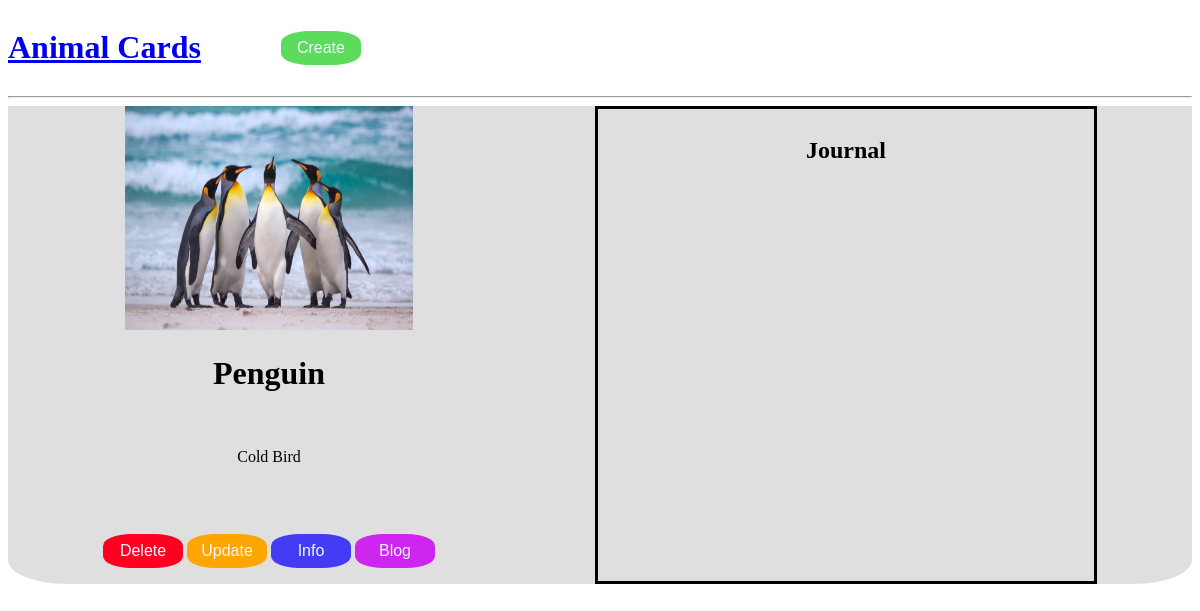
Before: /3 with the older database file.
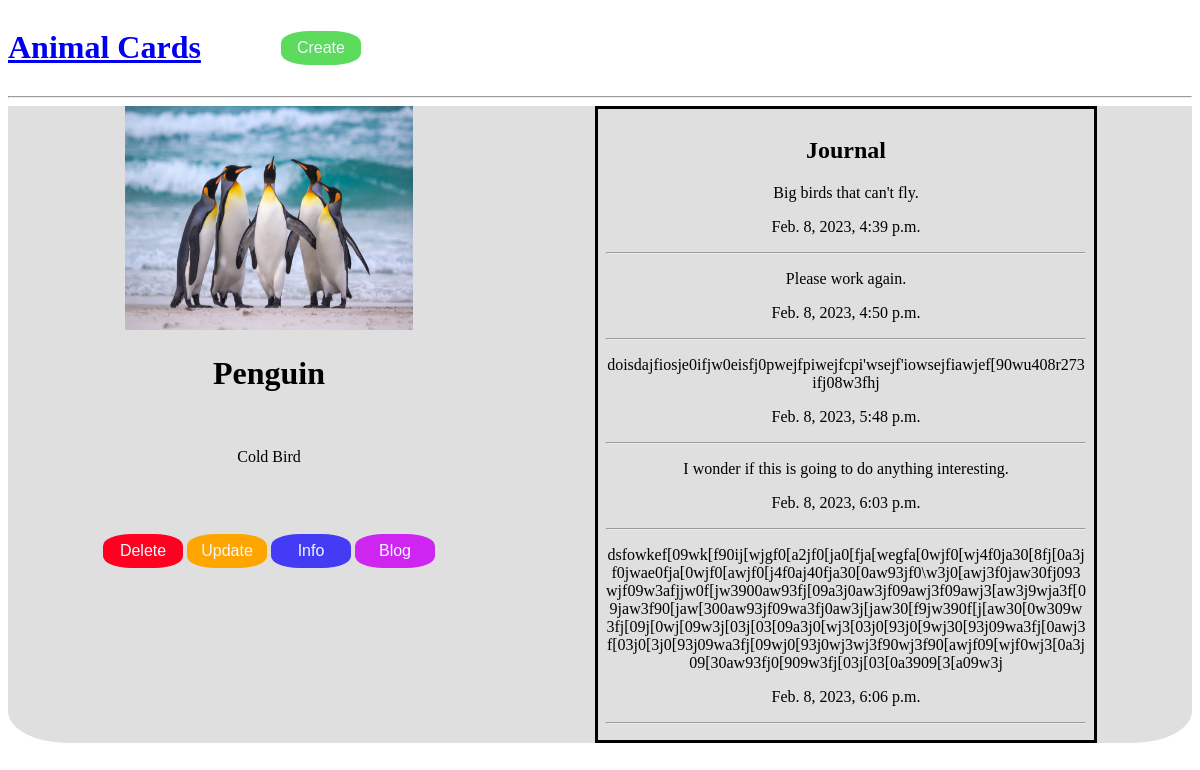
After: the same page with the newer database file.
### cards/models.py (models this page shows, shortened)
class Card(models.Model):
    picture = models.ImageField(upload_to='images/')
    name = models.CharField(max_length=200)
    description = models.TextField(blank=True, max_length=500)

class Blog(models.Model):
    text = models.TextField(max_length=750)
    pub_date = models.DateTimeField(auto_now_add=True)
    card = models.ForeignKey(Card, on_delete=models.CASCADE)

### cards/views.py (the view)
# urls.py: path('<int:id>', views.detail_view, name='detail_view'),
def detail_view(request, id):
    card = get_object_or_404(Card, id=id)
    blogs = Blog.objects.filter(card = card)
    context = {
        'card': card,
        'blogs': blogs,
    }
    return render(request, 'cards/detail_view.html', context)

### cards/templates/cards/detail_view.html
{% extends 'index.html' %}
{% block content %}
    <div class="card-info" id="card-details">
        <div class="main-info">
            <img src="{{ card.picture.url }}" alt="{{ card.name }}"> <br/>
            <h1>{{ card.name }}</h1> <br/>
            <p>{{ card.description }}</p> <br/>
            <p>{{ card.pub_date }}</p> <br/>
            <div class="card-buttons">
                <a href="{% url 'delete_view' card.id %}"><button type="submit" class="delete-button">Delete</button></a>
                <a href="{% url 'update_view' card.id %}"><button type="submit" class="update-button">Update</button></a>
                <a href="{% url 'detail_view' card.id %}"><button type="submit" class="info-button">Info</button></a>
                <a href="{% url 'create_blog' card.id %}"><button type="submit" class="blog-button">Blog</button></a>
            </div>
        </div>
            <div class="blog">
                <h2>Journal</h2>
                {% for blog in blogs %}
                <div id="blog-info">
                    <p>{{ blog.text }}</p>
                    <p>{{ blog.pub_date }}</p>
                    <hr />
                </div>
                {% endfor %}
            </div>
    </div>
{% endblock %}

### cards/templates/index.html (shortened to what this page needs)
{% load static %}
<!DOCTYPE html>
<html lang="en">
<head>
    <link rel="stylesheet" href="{% static 'cards/main.css' %}">
</head>
<body>
    <div id="navbar">
        <a href="{% url 'list_view' %}"><h1 id="title">Animal Cards</h1></a>
        <a href="{% url 'create_view' %}"><button type="submit" class="create-button">Create</button></a>
    </div>
    <hr />
    {% block content %}
    {% endblock %}
</body>
</html>

### cards/static/cards/main.css (style rules this page uses)
img { width: 18rem; height: 14rem; }
.card-info { flex-direction: row; background-color: rgba(192, 192, 192, 0.5); border-radius: 0% 0% 5% 5%; text-align: center; width: 18rem; }
.card-buttons { padding-bottom: 1em; }
#card-details { display: flex; justify-content: center; flex-direction: row; background-color: rgba(192, 192, 192, 0.5); gap: 10em; width: 100%; }
#navbar { display: flex; text-align: center; gap: 5em; align-items: center; }
.blog { width: 30rem; text-align: center; border: 0.2em solid black; padding: 0.5em; overflow-wrap: break-word; }
#blog-info { margin: 0; }
.create-button { border-radius: 35%; border: none; color:aliceblue; background-color: #5cdb5c; font-size: 1em; padding: 0.5em; width: 5em; }
.delete-button { border-radius: 35%; border: none; color:aliceblue; background-color: #ff0021; font-size: 1em; padding: 0.5em; width: 5em; }
.update-button { border-radius: 35%; border: none; color:aliceblue; background-color: #ffa500; font-size: 1em; padding: 0.5em; width: 5em; }
.info-button { border-radius: 35%; border: none; color:aliceblue; background-color: #443cf4; font-size: 1em; padding: 0.5em; width: 5em; }
.blog-button { border-radius: 35%; border: none; color:aliceblue; background-color: #ce26f0; font-size: 1em; padding: 0.5em; width: 5em; }

Changed rows visible on the page:
added Blog: text "Big birds that can't fly.", pub_date "Feb. 8, 2023, 4:39 p.m."
added Blog: text "Please work again.", pub_date "Feb. 8, 2023, 4:50 p.m."
added Blog: text "doisdajfiosje0ifjw0eisfj0pwejfpiwejfcpi'wsejf'iowsejfiawjef[90wu408r273ifj08w3fhj", pub_date "Feb. 8, 2023, 5:48 p.m."
added Blog: text "I wonder if this is going to do anything interesting.", pub_date "Feb. 8, 2023, 6:03 p.m."
added Blog: text "dsfowkef[09wk[f90ij[wjgf0[a2jf0[ja0[fja[wegfa[0wjf0[wj4f0ja30[8fj[0a3jf0jwae0fja[0wjf0[awjf0[j4f0aj40fja30[0aw93jf0\\w3j0[awj3f0jaw30fj093wjf09w3afjjw0f[jw3900aw93fj[09a3j0aw3jf09awj3f09awj3[aw3j9wja3f[09jaw3f90[jaw[300aw93jf09wa3fj0aw3j[jaw30[f9jw390f[j[aw30[0w309w3fj[09j[0wj[09w3j[03j[03[09a3j0[wj3[03j0[93j0[9wj30[93j09wa3fj[0awj3f[03j0[3j0[93j09wa3fj[09wj0[93j0wj3wj3f90wj3f90[awjf09[wjf0wj3[0a3j09[30aw93fj0[909w3fj[03j[03[0a3909[3[a09w3j", pub_date "Feb. 8, 2023, 6:06 p.m."
